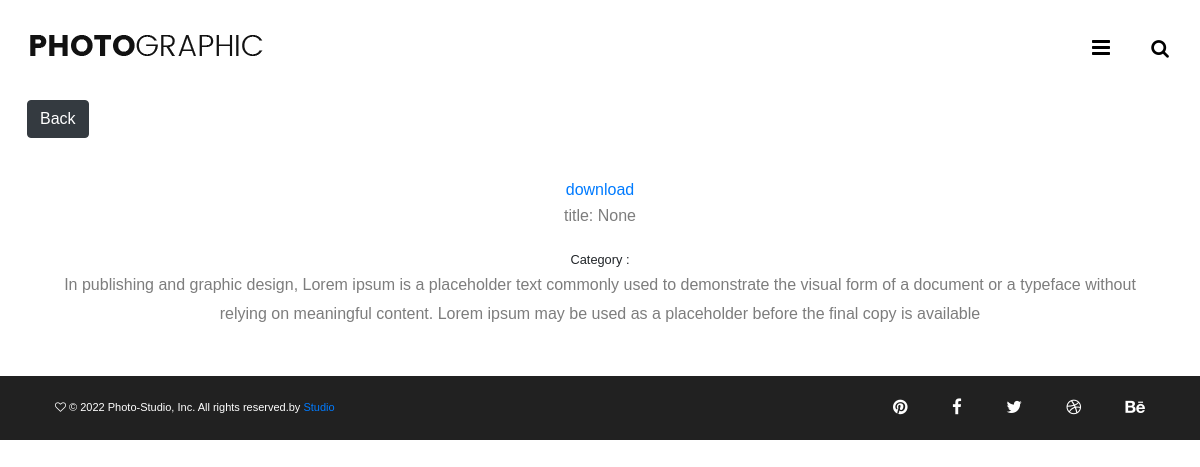
Before: /photo/1 with the older database file.
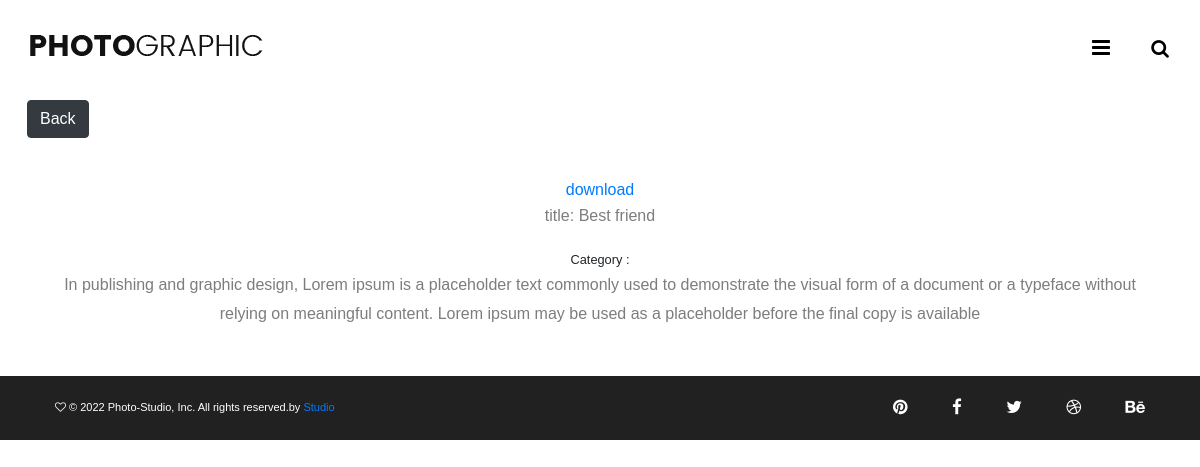
After: the same page with the newer database file.
### photos/models.py (models this page shows, shortened)
class Photo(models.Model):
    title = models.CharField(max_length=255, null=True, blank=True )
    category = models.ForeignKey(Category, on_delete=models.SET_NULL, null=True, blank=True)
    image = models.ImageField(null=False, blank=False)
    description= models.TextField(max_length=255, null = False, blank =False)
    posted_at= models.DateTimeField(auto_now_add=True, null=True, blank=True)

### photos/views.py (the view)
# urls.py: path('photo/<str:pk>', views.viewPhoto, name='photo'),
def viewPhoto(request, pk):
    photo = Photo.objects.get(id=pk)
    return render(request, 'photos/photo.html', {'photo': photo})

### photos/templates/photos/photo.html (shortened to what this page needs)
{% extends "photos/base.html" %}
{% block content%}
    <div class="container body-margin">
        <div class="row justify-content-center">
            <div class="col">
                <a class="btn btn-dark my-3" href="{% url 'gallery' %}">Back</a>
                <div class="view-img text-center">
                    <div class="container mb-5">
                         <a download href="{{photo.image.url}}"> download</a>
                        <p>title: {{ photo.title }} </p>
                        <small>Category : {{ photo.name }}</small>
                        <p class=" ">{{photo.description}}</p>
                    </div>
                </div>
            </div>
        </div>
    </div>
    {% endblock content%}

### photos/templates/photos/base.html (shortened to what this page needs)
<!DOCTYPE html>
{% load static %}
<html lang="en">
<head>
    <link rel="stylesheet" href="{% static 'css/bootstrap.min.css' %}">
    <link rel="stylesheet" href="{% static 'css/font-awesome.min.css' %}">
    <link rel="stylesheet" href="{% static 'css/magnific-popup.css' %}">
    <link rel="stylesheet" href="{% static 'css/slicknav.min.css' %}">
    <link rel="stylesheet" href="{% static 'css/owl.carousel.min.css' %}">
    <link rel="stylesheet" href="{% static 'css/login.css' %}">
    <link rel="stylesheet" href="{% static 'css/style.css' %}">
</head>
<body>
    <header class="header-section">
        <a href="{% url 'gallery'%}" class="site-logo"><img src="/static/images/logo/logo.png"   alt="logo"></a>
        <div class="header-controls">
            <button class="nav-switch-btn"><i class="fa fa-bars"></i></button>
            <button class="search-btn"><i class="fa fa-search"></i></button>
        </div>
    </header>
    {% block content %}
    {% endblock %}
    <footer class="footer-section">
        <div class="container-fluid">
            <div class="row">
                <div class="col-md-6 order-1 order-md-2">
                    <div class="footer-social-links">
                        <a href=""><i class="fa fa-pinterest"></i></a>
                        <a href=""><i class="fa fa-facebook"></i></a>
                        <a href=""><i class="fa fa-twitter"></i></a>
                        <a href=""><i class="fa fa-dribbble"></i></a>
                        <a href=""><i class="fa fa-behance"></i></a>
                    </div>
                </div>
                <div class="col-md-6 order-2 order-md-1">
                    <div class="copyright">
                        <i class="fa fa-heart-o" aria-hidden="true"></i> &copy; {% now "Y" %} Photo-Studio, Inc. All
                        rights reserved.by <a href="">Studio</a>
                    </div>
                </div>
            </div>
        </div>
    </footer>
</body>
</html>

### static/css/style.css (style rules this page uses)
html, body { height: 100%; font-family: "Poppins", sans-serif; -webkit-font-smoothing: antialiased; font-smoothing: antialiased; }
p { font-size: 16px; color: #7d7d7d; line-height: 1.8; }
img { max-width: 100%; }
.header-section { padding-top: 15px; padding-bottom: 27px; position: relative; z-index: 99; }
.site-logo { display: inline-block; padding-top: 18px; padding-left: 80px; }
.header-controls { float: right; padding: 16px 25px 0 50px; }
.header-controls button { background: transparent; border: none; font-size: 19px; }
.header-controls button.nav-switch-btn { font-size: 21px; margin-right: 25px; }
.footer-section { background: #212121; padding: 19px 40px; }
.copyright { color: #fff; font-size: 11px; font-weight: 500; padding: 4px 0; }
.footer-social-links { text-align: right; }
.footer-social-links a { display: inline-block; color: #fff; font-size: 17px; margin-left: 40px; }
@media (min-width: 1200px) { .container { max-width: 1176px; } }
@media (max-width: 1270px) { .site-logo { padding-left: 30px; } }

Changed rows visible on the page:
changed Photo: title "None" → "Best friend"
